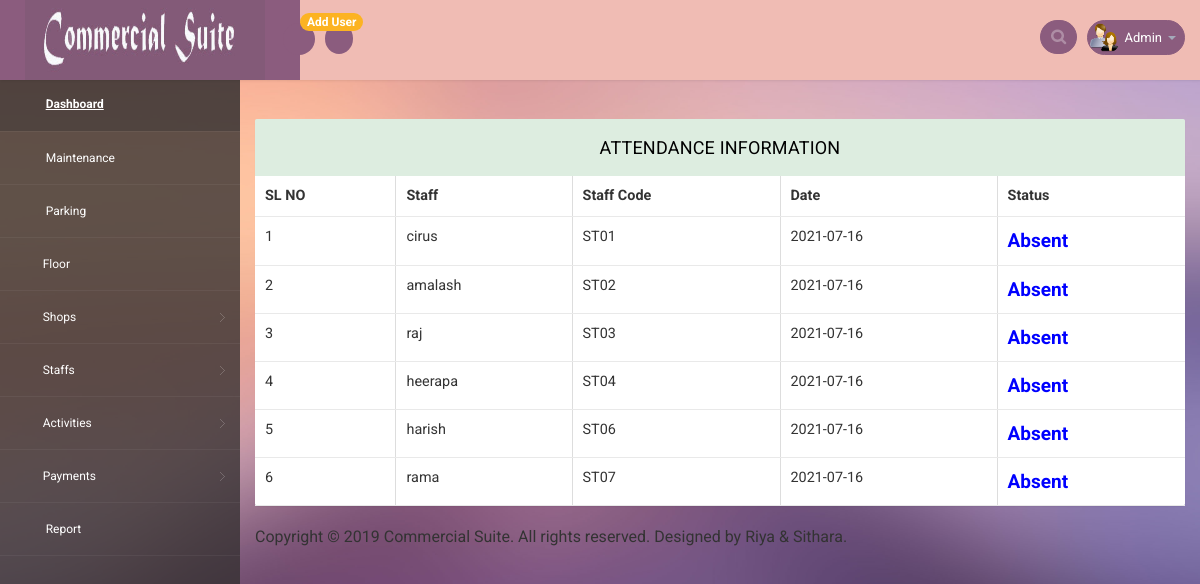
The page /admin/view_attendance.php (signed in) on the database its author committed.
### tables this page shows
CREATE TABLE IF NOT EXISTS `apartment_staff` (
  `staff_id` int(11) NOT NULL AUTO_INCREMENT,
  `apartment_id` int(11) NOT NULL,
  `staff_no` varchar(30) NOT NULL,
  `staff_name` varchar(30) NOT NULL,
  `contact` bigint(20) NOT NULL,
  `staff_type` varchar(30) NOT NULL,
  `address` varchar(40) NOT NULL,
  `gender` varchar(10) NOT NULL,
  `staff_image` varchar(255) NOT NULL,
  `salary` double NOT NULL,
  `doj` date NOT NULL,
  `dob` date NOT NULL,
  `age` int(10) NOT NULL,
  `staff_status` varchar(30) NOT NULL,
  PRIMARY KEY (`staff_id`),
  KEY `apartment_id` (`apartment_id`)
);

### admin/view_attendance.php (the view, shortened to what this page needs)
<!DOCTYPE html>
<head>
<link rel="stylesheet" href="css/bootstrap.min.css" >
<link href="css/style.css" rel='stylesheet' type='text/css' />
<link href="css/style-responsive.css" rel="stylesheet"/>
<link rel="stylesheet" href="css/font.css" type="text/css"/>
<link href="css/font-awesome.css" rel="stylesheet">
<link rel="stylesheet" href="css/morris.css" type="text/css"/>
<link rel="stylesheet" href="css/monthly.css">
</head>
<body style="background-image:url('images/rohan/7.jpg')">
<section id="container">
<?php include('header.php'); ?>
<section id="main-content">
    <section class="wrapper">
                <br>
        <div class="row">
        <div class="col-md-6"></div>
            <div class="col-lg-12">
                    <section class="panel">
                               <header class="panel-heading">
                           Attendance Information
                        </header>
                                    <table class="table table-bordered  table-hover" style="background-color:white" border="solid green 1px">
                                       <thead>
                                                    <tr>
                                                        <th>SL NO</th>
                                                        <th>Staff</th>
                                                        <th>Staff Code</th>
                                                        <th>Date</th>
                                                        <th>Status</th>
                                                    </tr>
                                                </thead>
                                                <tbody>
                                                    <?php include('con_db.php');
                                                         $a=1;
                                                        $curdate=date('Y-m-d');
                                                    $sql=mysqli_query($con,"SELECT * from apartment_staff where staff_status='assigned'") or die(mysqli_error($con));
                                                    while($row=mysqli_fetch_array($sql)){
                                                        $sid=$row['staff_id'];
                                                ?>
                                                <tr>
                                                    <td><?php echo $a++; ?></td>
                                                    <td><?php echo $row['staff_name']; ?></td>
                                                    <td><?php echo $row['staff_no']; ?></td>
                                                    <td><?php echo $curdate; ?></td>
                                                    <td>                                                 <?php
                                                        $curdate=date('Y-m-d');
                                                        $curtime=date('H:i');
                                                        $fromtime=mysqli_query($con,"SELECT from_time from work where staff_id='$sid' and work_status='assigned'");
                                                        $colm=mysqli_fetch_array($fromtime);
                                                        $fromtime=$colm['from_time'];
                                                        $maxtime=date('H:i',strtotime($fromtime.' +2 hours'));
                                                        $exist=mysqli_query($con,"SELECT * from staff_attendance where staff_id='$sid' and Date(date_time)='$curdate' and status='checkin'");
                                                        $sr=mysqli_fetch_array($exist);
                                                        $arows=mysqli_num_rows($exist);
                                                        if($arows>0) {
                                                            $checkintime=date('d-m-Y h:i a',strtotime($sr['date_time']));
                                                            $check=mysqli_query($con,"SELECT * from staff_attendance where staff_id='$sid' and Date(date_time)='$curdate' and status='present'");
                                                            $crows=mysqli_num_rows($check);
                                                            if($crows>0)
                                                            {
                                                                $read=mysqli_fetch_array($check);
                                                                $checkoutime=date('d-m-Y h:i a',strtotime($read['date_time']));
                                                                ?>
                                                                <span style="color: orange; font-weight: bold; font-size: 19px; ">Checked out at <?php echo $checkoutime; ?></span>
                                                                 <?php } elseif($crows<=0) {?>
                                                                <span style="color: green; font-weight: bold; font-size: 19px; ">Checked in at <?php echo $checkintime; ?></span>
                                                                <?php } } elseif ($curtime>$maxtime) {?>
                                                                    <span style="color: blue; font-weight: bold; font-size: 19px; "> Absent</span>
                                                                <?php } elseif($arows<=0) { ?>
                                                                    <span style="color: green; font-weight: bold; font-size: 19px; ">Yet to check in </span>
                                                                <?php } ?>
                                                    </td>
                                                </tr>
                                                <?php } ?>
                                                </tbody>
                                      </table>
                                </div>
                            </div>
                        <div class="row">
                            <div class="col-md-12">
                                <div class="copyright">
                                    <p>Copyright © 2019 Commercial Suite. All rights reserved. Designed by Riya & Sithara.</p>
                                </div>
                            </div>
                        </div>
</section>
</section>
</section>
</body>
</html>

### admin/css/style.css (style rules this page uses)
p { margin: 0; }
html, body { font-family: 'Roboto', sans-serif; font-size: 100%; overflow-x: hidden; background: url(../images/bg.jpg) no-repeat 0px 0px; background-size:cover; color: #333; }
p { margin:0; }
#main-content { margin-left:240px; -webkit-transition:all .3s ease-in-out; -moz-transition:all .3s ease-in-out; -o-transition:all .3s ease-in-out; transition:all .3s ease-in-out; }
.wrapper { display:inline-block; margin-top:80px; padding:15px; width:100%; }
.panel-heading { position: relative; height: 57px; line-height: 57px; letter-spacing: 0.2px; color: #000; font-size: 18px; font-weight: 400; padding: 0 16px; background:#ddede0; border-top-right-radius: 2px; border-top-left-radius: 2px; text-transform: uppercase; text-align: center; }
.panel { border: none ! important; }
.table>thead>tr>th { border-bottom: 1px solid #e1ab91 ! important; }
.table>tbody>tr>td, .table>tbody>tr>th, .table>tfoot>tr>td, .table>tfoot>tr>th, .table>thead>tr>td, .table>thead>tr>th { border-bottom: 1px solid #e9e9e9 ! important; }
.table > thead > tr > th, .table > tbody > tr > th, .table > tfoot > tr > th, .table > thead > tr > td, .table > tbody > tr > td, .table > tfoot > tr > td { border-top: none !important; }
.table td, .table>tbody>tr>td, .table>tbody>tr>th, .table>tfoot>tr>td, .table>tfoot>tr>th, .table>thead>tr>td, .table>thead>tr>th { padding: 10px!important; }
.table > thead > tr > th, .table > tbody > tr > th, .table > tfoot > tr > th, .table > thead > tr > td, .table > tbody > tr > td, .table > tfoot > tr > td { font-size: 0.9em; color: #333; border-top: none !important; }

### rows shown on the page
apartment_staff: staff_name "cirus", staff_no "ST01"
apartment_staff: staff_name "amalash", staff_no "ST02"
apartment_staff: staff_name "raj", staff_no "ST03"
apartment_staff: staff_name "heerapa", staff_no "ST04"
apartment_staff: staff_name "harish", staff_no "ST06"
apartment_staff: staff_name "rama", staff_no "ST07"
